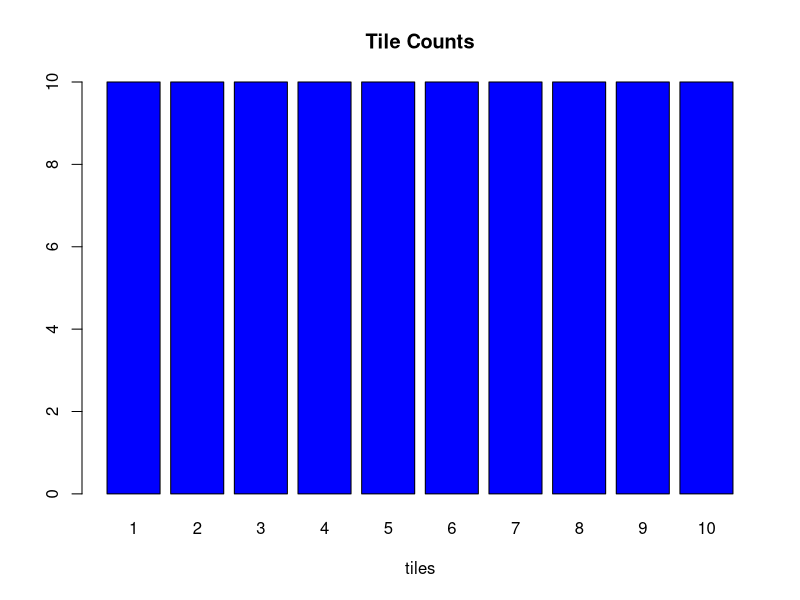
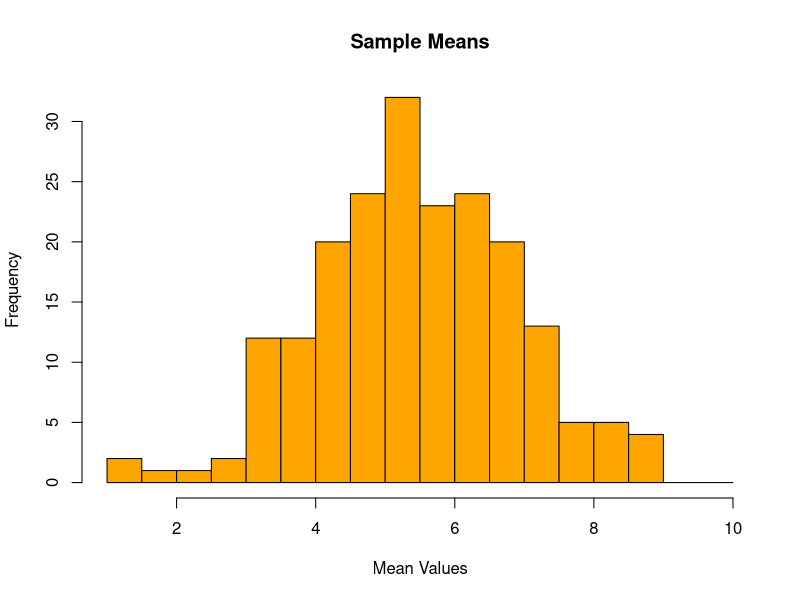
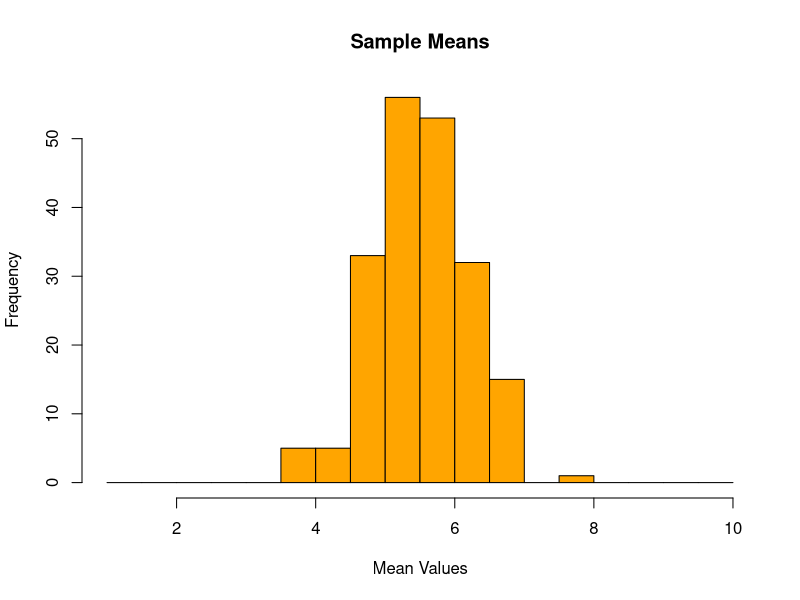

Write R code to recreate these figures, in order.
## ---- chunk 1
tiles <- rep(1:10, each = 10)
temp <- table(tiles)
temp
# Make a bar plot of the tile counts.
barplot(temp,
        main = "Tile Counts",
        xlab = "tiles",
        col = "blue")
# Find the mean and SD of the tile values.
mean(tiles)
sd(tiles)
## ---- chunk 2
set.seed(200)
n <- 4
picked <- sample(tiles, size = n, replace = FALSE)
picked
## ---- chunk 3
# Calculate the mean of picked.
mean(picked)
## ---- chunk 4
repeats <- 200

sample_means <- replicate(repeats, {
  draw <- sample(tiles, size = n, replace = FALSE)
  mean(draw)
})

head(sample_means)
## ---- chunk 5
# Make a histogram of sample_means.
hist(sample_means,
     breaks = seq(1, 10, by = 0.5),
     xlim = c(1,10),
     main = "Sample Means",
     xlab = "Mean Values",
     col = "orange")
## ---- chunk 6
# Find the mean and SD of sample_means.
mean(sample_means)
sd(sample_means)
## ---- chunk 7
n <- 16

sample_means_16 <- replicate(repeats, {
  draw <- sample(tiles, size = n, replace = FALSE)
  mean(draw)
})

# Make a histogram of sample_means_16 using the same bins and x-axis.
hist(sample_means_16,
     breaks = seq(1, 10, by = 0.5),
     xlim = c(1,10),
     main = "Sample Means",
     xlab = "Mean Values",
     col = "orange")
# Find the mean and SD of sample_means_16.
mean(sample_means_16)
sd(sample_means_16)
